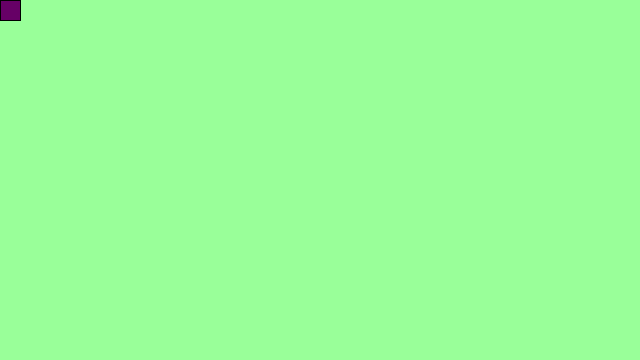
Frame 1 (no input)
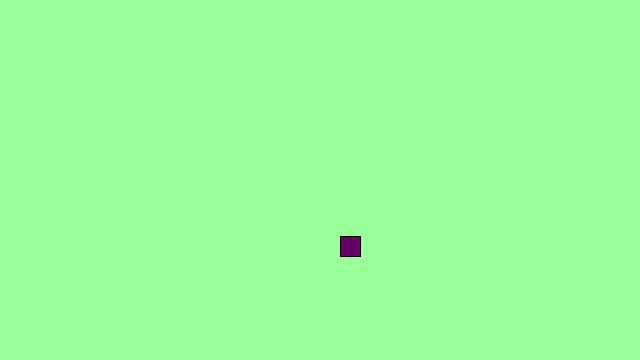
Frame 60 (the mouse pressed at the canvas centre just before this capture)
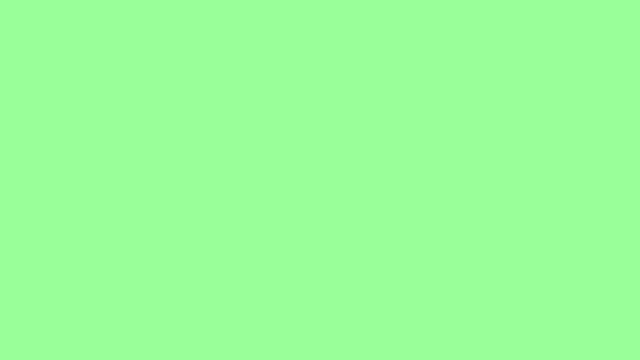
Frame 120 (the mouse held since frame 60 and released just before this capture)

The Processing sketch that drew these frames (run headless with seeded random() and noise(); from frame 60 on, the mouse is pressed at the canvas centre):

// Processing sketch: AParker8_4_15
// ── AParker8_4_15.pde
//Global Variables
int x = 0;
int y = 0;

//Properties
int rectSize = 20;
int speed = 4;

//state variable
int state = 0;

void setup(){
  size (640, 360);
}

void draw(){
  background (153, 255, 153);
  fill (102, 0, 102);
  stroke (0);
  rect(x, y, rectSize, rectSize);

  if (state == 0) {
    x = x + speed;
    y = y + speed;
    //nested if statement
    if ((x + y) > height ){
      x = height -rectSize;
      state = 1;
    }
    //nested if statement
    if ( (x + y) > width) {
      y = width -rectSize;
    }
  }
  else if (state == 1){
    y = y + speed;
    //nested if statement
    if (y > width ){
      y = width -rectSize;
      state = 2;
    }
  }
  


}
